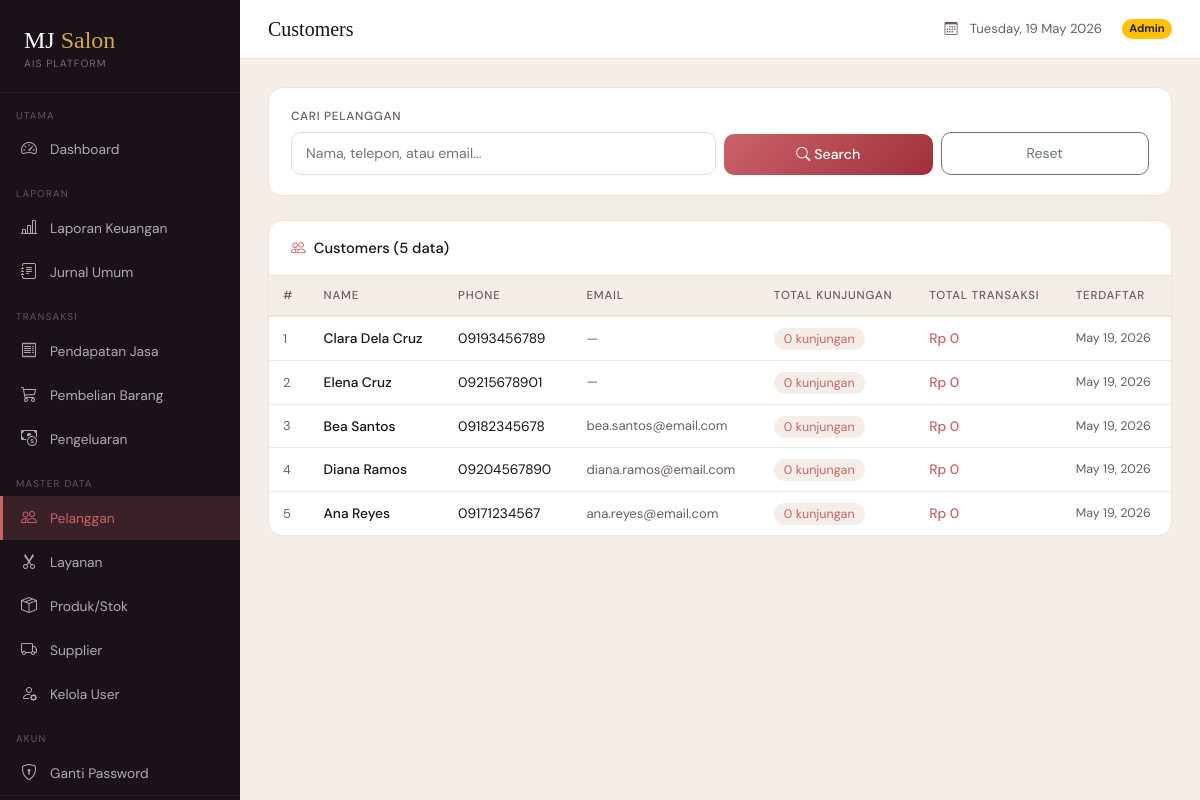
The page /admin/customers.php (signed in) on the database its author committed.
### tables this page shows
CREATE TABLE customers (
    id          INT AUTO_INCREMENT PRIMARY KEY,
    name        VARCHAR(100) NOT NULL,
    phone       VARCHAR(20)  NOT NULL,
    email       VARCHAR(100),
    created_at  TIMESTAMP DEFAULT CURRENT_TIMESTAMP
);

### admin/customers.php (the view, shortened to what this page needs)
<?php
$conn = db_connect();
$search = trim($_GET['q'] ?? '');
if ($search !== '') {
    $like = "%$search%";
    $stmt = $conn->prepare("
        SELECT c.*, COUNT(t.id) AS txn_count, COALESCE(SUM(t.total_amount),0) AS lifetime_value
        FROM customers c
        LEFT JOIN transactions t ON t.customer_id = c.id AND t.status='completed'
        WHERE c.name LIKE ? OR c.phone LIKE ? OR c.email LIKE ?
        GROUP BY c.id ORDER BY c.name
    ");
    $stmt->bind_param('sss', $like, $like, $like);
} else {
    $stmt = $conn->prepare("
        SELECT c.*, COUNT(t.id) AS txn_count, COALESCE(SUM(t.total_amount),0) AS lifetime_value
        FROM customers c
        LEFT JOIN transactions t ON t.customer_id = c.id AND t.status='completed'
        GROUP BY c.id ORDER BY c.created_at DESC
    ");
}
$stmt->execute();
$customers = $stmt->get_result()->fetch_all(MYSQLI_ASSOC);
require_once __DIR__ . '/../includes/navbar.php';
?>
<div class="section-card mb-4">
  <div class="section-card-body">
    <form method="GET" class="row g-2 align-items-end">
      <div class="col-md-6">
        <label class="ais-label">Cari Pelanggan</label>
        <input type="text" name="q" class="ais-input" placeholder="Nama, telepon, atau email..."
               value="<?= htmlspecialchars($search) ?>">
      </div>
      <div class="col-md-3">
        <button type="submit" class="btn-rose w-100" style="padding:10px;">
          <i class="bi bi-search me-1"></i>Search
        </button>
      </div>
      <div class="col-md-3">
        <a href="customers.php" class="btn btn-outline-secondary w-100" style="border-radius:10px;padding:10px;font-size:0.88rem;">Reset</a>
      </div>
    </form>
  </div>
</div>
<div class="section-card">
  <div class="section-card-header">
    <span class="section-title"><i class="bi bi-people me-2" style="color:var(--rose)"></i>Customers (<?= count($customers) ?> data)</span>
  </div>
  <div style="overflow-x:auto;">
    <table class="ais-table">
      <thead>
        <tr><th>#</th><th>Name</th><th>Phone</th><th>Email</th><th>Total Kunjungan</th><th>Total Transaksi</th><th>Terdaftar</th></tr>
      </thead>
      <tbody>
        <?php foreach ($customers as $i => $c): ?>
        <tr>
          <td style="color:var(--muted);font-size:0.8rem;"><?= $i+1 ?></td>
          <td style="font-weight:500;"><?= htmlspecialchars($c['name']) ?></td>
          <td><?= htmlspecialchars($c['phone']) ?></td>
          <td style="color:var(--muted);font-size:0.82rem;"><?= htmlspecialchars($c['email'] ?: '—') ?></td>
          <td>
            <span style="background:#f5ede8;color:var(--rose);padding:3px 10px;border-radius:20px;font-size:0.78rem;">
              <?= $c['txn_count'] ?> kunjungan
            </span>
          </td>
          <td style="font-weight:500;color:var(--rose);">Rp <?= number_format($c['lifetime_value'], 0, ',', '.') ?></td>
          <td style="font-size:0.78rem;color:var(--muted);"><?= date('M j, Y', strtotime($c['created_at'])) ?></td>
        </tr>
        <?php endforeach; ?>
      </tbody>
    </table>
  </div>
</div>
<?php require_once __DIR__ . '/../includes/footer.php'; ?>

### assets/css/custom.css (style rules this page uses)
*, *::before, *::after { box-sizing: border-box; }
.ais-table tbody tr { transition: background 0.1s; }

### includes/navbar.php (style rules this page uses)
:root { --sidebar-bg: #1a1218; --sidebar-w: 240px; --rose: #c9636a; --gold: #d4a84b; --cream: #fdf8f2; --muted: #6b5c64; --card-bg: #ffffff; --page-bg: #f5ede8; }
body { font-family: 'DM Sans', sans-serif; background: var(--page-bg); margin: 0; min-height: 100vh; }
.ais-table { width: 100%; border-collapse: collapse; font-size: 0.86rem; }
.ais-table thead th { background: #f5ede8; color: var(--muted); text-transform: uppercase; font-size: 0.72rem; letter-spacing: 0.07em; padding: 11px 14px; border-bottom: 2px solid #ede4dd; font-weight: 500; }
.ais-table tbody td { padding: 11px 14px; border-bottom: 1px solid #f0e8e1; color: #1a1218; }
.ais-table tbody tr:last-child td { border-bottom: none; }
.section-card { background: #fff; border-radius: 14px; border: 1px solid #ede4dd; overflow: hidden; }
.section-card-header { padding: 16px 22px; border-bottom: 1px solid #ede4dd; display: flex; align-items: center; justify-content: space-between; }
.section-card-header .section-title { font-weight: 500; font-size: 0.92rem; color: #1a1218; }
.section-card-body { padding: 20px 22px; }
.ais-input { border: 1.5px solid #e8ddd6; border-radius: 10px; padding: 10px 14px; font-size: 0.88rem; color: #1a1218; background: #fff; width: 100%; transition: border-color .2s; }
.ais-label { font-size: 0.74rem; font-weight: 500; letter-spacing: 0.06em; text-transform: uppercase; color: var(--muted); margin-bottom: 6px; display: block; }
.btn-rose { background: linear-gradient(135deg, var(--rose), #a0303a); color: #fff; border: none; border-radius: 10px; padding: 10px 22px; font-size: 0.88rem; font-weight: 500; cursor: pointer; transition: opacity .2s, transform .1s; }

### rows shown on the page
customers: name "Clara Dela Cruz", phone "09193456789", email "—", txn_count "0", lifetime_value "0", created_at "May 19, 2026"
customers: name "Elena Cruz", phone "09215678901", email "—", txn_count "0", lifetime_value "0", created_at "May 19, 2026"
customers: name "Bea Santos", phone "09182345678", email "bea.santos@email.com", txn_count "0", lifetime_value "0", created_at "May 19, 2026"
customers: name "Diana Ramos", phone "09204567890", email "diana.ramos@email.com", txn_count "0", lifetime_value "0", created_at "May 19, 2026"
customers: name "Ana Reyes", phone "09171234567", email "ana.reyes@email.com", txn_count "0", lifetime_value "0", created_at "May 19, 2026"

### other values the page prints
$page_title "Customers"
count($customers) "5"
